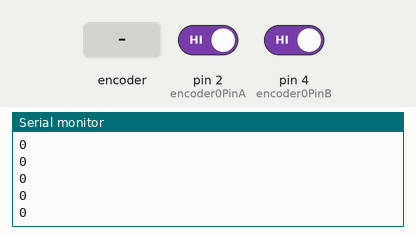
The sketch below on a simulated Arduino Uno, built with avr-gcc and run on an emulated ATmega328P. Shown: the last lines printed to the serial monitor. Inputs (shaded band) come from the test bench; at power-on: pin 2 (encoder0PinA) HIGH, pin 4 (encoder0PinB) HIGH.

Above: at 1.2 s.
1.3 s: rotary encoder on pin 2 (encoder0PinA) / pin 4 (encoder0PinB) turned 1 step (first pin leading)
At 1.9 s:
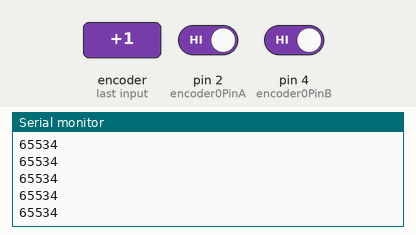
3.0 s: rotary encoder on pin 2 (encoder0PinA) / pin 4 (encoder0PinB) turned 1 step (first pin leading)
At 3.6 s:
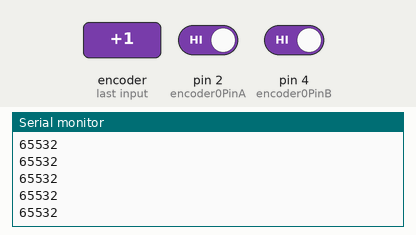
Timing chart, 0 to 6.0 s (numbered marks = the images above; inputs shaded):
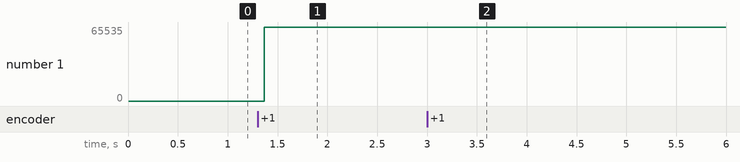

The sketch:

encoders.ino
```cpp
#define encoder0PinA  2
#define encoder0PinB  4

volatile unsigned int encoder0Pos = 0;

void setup() {


  pinMode(encoder0PinA, INPUT);
  digitalWrite(encoder0PinA, HIGH);       // turn on pullup resistor
  pinMode(encoder0PinB, INPUT);
  digitalWrite(encoder0PinB, HIGH);       // turn on pullup resistor

  attachInterrupt(0, doEncoder, CHANGE);  // encoder pin on interrupt 0 - pin 2
  Serial.begin (9600);
  Serial.println("start");                // a personal quirk

}

void loop(){
// do some stuff here - the joy of interrupts is that they take care of themselves
Serial.println (encoder0Pos);
}

void doEncoder() {
  /* If pinA and pinB are both high or both low, it is spinning
   * forward. If they're different, it's going backward.
   *
   * For more information on speeding up this process, see
   * [Reference/PortManipulation], specifically the PIND register.
   */
  if (digitalRead(encoder0PinA) == digitalRead(encoder0PinB)) {
    encoder0Pos++;
  } else {
    encoder0Pos--;
  }


}
```

Measured:
- after the input at 1.3 s, the serial monitor: prints a new line after 0.07 s (image 1)
- after the input at 3.0 s, the serial monitor: prints a new line after 0.07 s (image 2)
- plotted number 1: 0 → 65534 after the input at 1.3 s, 65534 → 65532 after the input at 3.0 s
